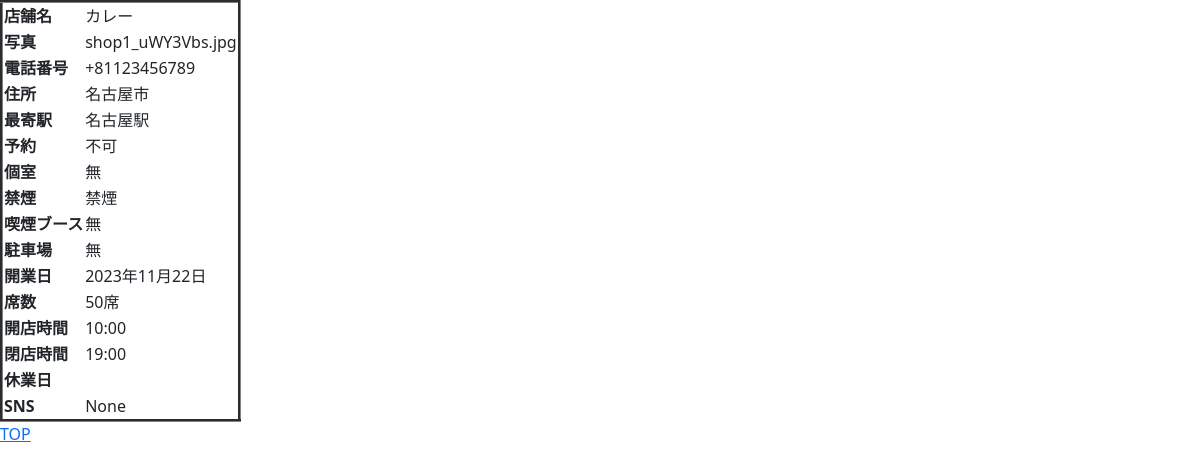
The app's page /nagoyameshi/detail/8, older data.
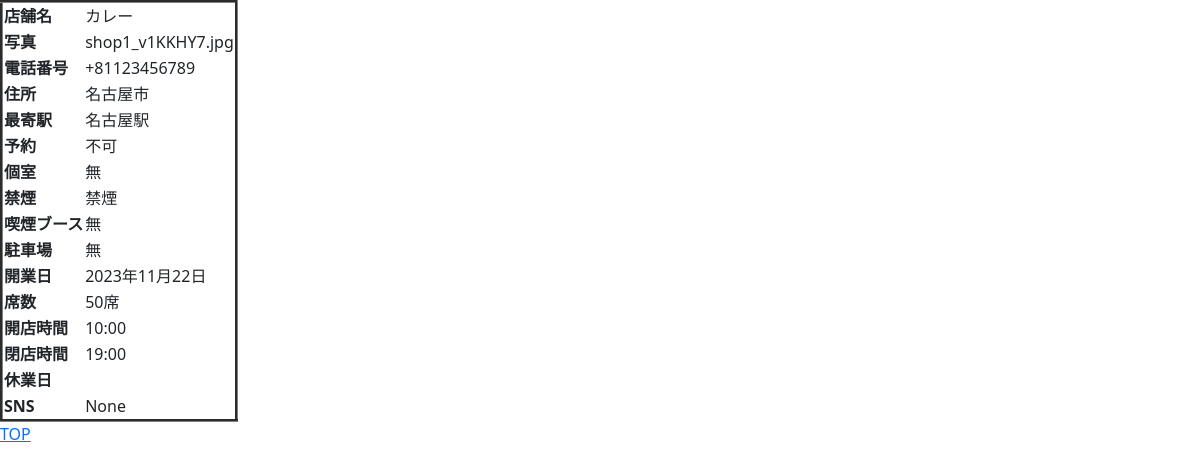
The same page, newer data.
### nagoyameshi/models.py (models this page shows)
class Shop(models.Model):
    GENRE_CHOICES = [
        ('和食', '和食'),
        ('洋食', '洋食'),
        ('魚介', '魚介'),
        ('ピザ・パスタ', 'ピザ・パスタ'),
        ('カレー', 'カレー'),
    ]
    CONDITIONS = [
        ('ベジタリアン', 'ベジタリアン'),
        ('ビーガン', 'ビーガン'),
        ('日本酒', '日本酒'),
        ('個室', '個室'),
        ('座敷', '座敷'),
        ('掘りごたつ', '掘りごたつ'),
        ('食べ放題', '食べ放題'),
        ('飲み放題', '飲み放題'),
        ('駐車場', '駐車場'),
    ]
    name = models.CharField(verbose_name="店名", max_length=50)
    image = models.ImageField(verbose_name="写真", blank=True, null=True, default="mysite/static/nagoyameshi/images/noImage.png")
    phonenumber = PhoneNumberField(verbose_name="電話番号", region='JP')
    address = models.CharField(verbose_name="住所", max_length=100)
    access = models.CharField(verbose_name="アクセス", max_length=100)
    neareststation = models.CharField(verbose_name="最寄駅", max_length=50)
    shop_reservation = models.BooleanField(verbose_name="予約")
    privateroom = models.BooleanField(verbose_name="個室")
    nosmoking = models.BooleanField(verbose_name="禁煙")
    smokingbooth = models.BooleanField(verbose_name="喫煙ブース")
    parking = models.BooleanField(verbose_name="駐車場")
    condition = models.CharField(verbose_name="こだわり条件", blank=True, max_length=50, choices=CONDITIONS)
    openingdate = models.DateField(verbose_name="開業日")
    seats = models.PositiveIntegerField(verbose_name="席数")
    opening_time = models.TimeField(verbose_name="開店時間")
    closing_time = models.TimeField(verbose_name="閉店時間")
    day_of_week = models.IntegerField(verbose_name="店休日", choices=WEEKDAY_CHOICES)
    sns = models.URLField(max_length=100, blank=True, null=True)
    budget = models.PositiveIntegerField(verbose_name="予算(円)")
    genre = models.CharField(verbose_name="ジャンル", max_length=20, choices=GENRE_CHOICES)
    created_at = models.DateField(auto_now_add = True)
    updated_at = models.DateField(auto_now = True)
    '''
    def __str__(self):
        image_tag.short_description = 'Image'
    '''
    def __str__(self):
        return(self.name)

### nagoyameshi/views.py (the view)
# urls.py: path('detail/<int:pk>', ShopDetail.as_view(), name='detail'),
class ShopDetail(DetailView):
    model = Shop

### nagoyameshi/templates/nagoyameshi/shop_detail.html (shortened to what this page needs)
{% load static%}
<!doctype html>
<html lang="ja">
<head>
    <link href="https://cdn.jsdelivr.net/npm/bootstrap@5.3.0/dist/css/bootstrap.min.css" rel="stylesheet">
</head>
<body>
    <table border="3">
        <tr><th>店舗名</th><td>{{object.name}}</td></tr>
        <tr><th>写真</th><td>{{object.image}}</td></tr>
        <tr><th>電話番号</th><td>{{object.phonenumber}}</td></tr>
        <tr><th>住所</th><td>{{object.address}}</td></tr>
        <tr><th>最寄駅</th><td>{{object.neareststation}}</td></tr>
        <tr><th>予約</th><td>{% if object.shop_reservation == False %}不可{% endif %}
                             {% if object.shop_reservation == True %}可{% endif %} </td></tr>
        <tr><th>個室</th><td>{% if object.privateroom == False %}無{% endif %}
                             {% if object.privateroom == True %}有{% endif %} </td></tr></td></tr>
        <tr><th>禁煙</th><td>{% if object.nosmoking == False %}喫煙可{% endif %}
                             {% if object.nosmoking == True %}禁煙{% endif %} </td></tr></td></tr>
        <tr><th>喫煙ブース</th><td>{% if object.smokingbooth == False %}無{% endif %}
                                  {% if object.smokingbooth == True %}有{% endif %} </td></tr></td></tr>
        <tr><th>駐車場</th><td>{% if object.parking == False %}無{% endif %}
                               {% if object.parking == True %}有{% endif %} </td></tr></td></tr>
        <tr><th>開業日</th><td>{{object.openingdate}}</td></tr>
        <tr><th>席数</th><td>{{object.seats}}席</td></tr>
        <tr><th>開店時間</th><td>{{object.opening_time}}</td></tr>
        <tr><th>閉店時間</th><td>{{object.closing_time}}</td></tr>
        <tr><th>休業日</th><td>{{object.ay_of_week}}</td></tr>
        <tr><th>SNS</th><td>{{object.sns}}</td></tr>
    </table>
        <a href="{% url 'top' %}">TOP</a>
    </body>
</html>

Row changes from the older to the newer data that the page shows:
changed Shop "カレー": image "shop1_uWY3Vbs.jpg" → "shop1_v1KKHY7.jpg"
